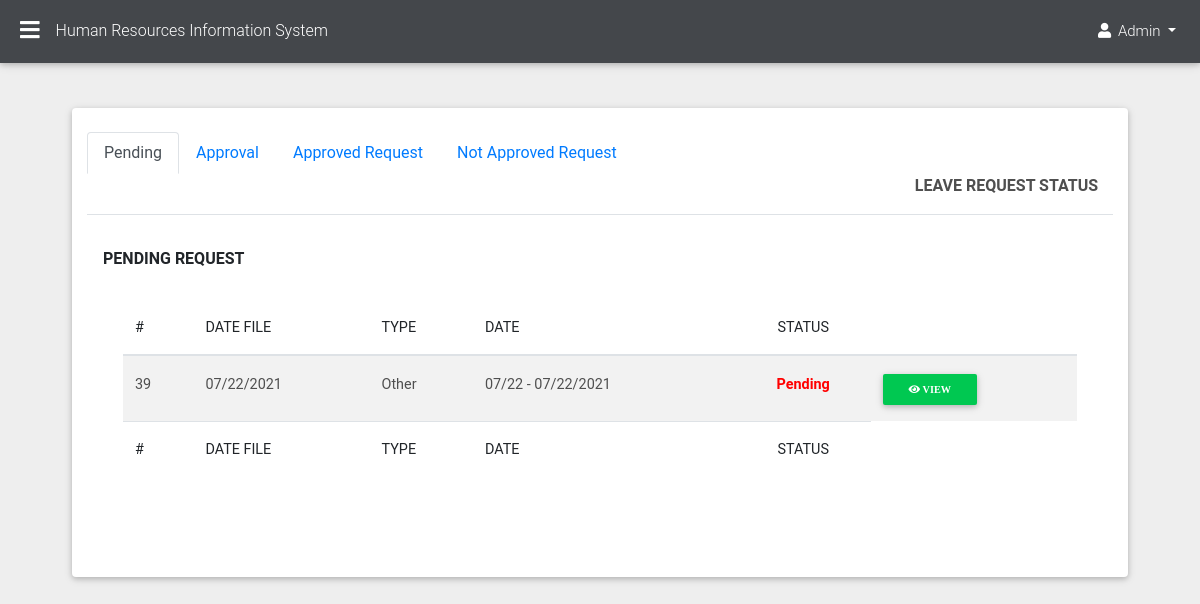
The app's page /HR-ADMIN/page/leave/leave_status.php (signed in) with its own data.
### tables this page shows
CREATE TABLE `emp_leave` (
  `leave_Id` int(11) NOT NULL,
  `leave_filling` varchar(100) NOT NULL,
  `leave_days` int(11) NOT NULL,
  `leave_type` varchar(100) NOT NULL DEFAULT ' ',
  `leave_from` varchar(100) NOT NULL DEFAULT ' ',
  `leave_to` varchar(100) NOT NULL DEFAULT ' ',
  `leave_spent` varchar(100) NOT NULL DEFAULT ' ',
  `leave_spent1` varchar(225) NOT NULL DEFAULT ' ',
  `leave_commutation` varchar(100) NOT NULL DEFAULT ' ',
  `leave_recommendation` varchar(100) NOT NULL DEFAULT ' ',
  `leave_recommendation_due` varchar(225) NOT NULL,
  `leave_status` varchar(100) NOT NULL DEFAULT ' ',
  `leave_status_due` varchar(225) NOT NULL,
  `leave_disapproved_due` varchar(225) NOT NULL,
  `month_date` varchar(225) NOT NULL,
  `date_received` varchar(225) NOT NULL,
  `account_id` int(11) NOT NULL
);

### HR-ADMIN/page/leave/leave_status.php (the view, shortened to what this page needs)
<?php
include "../sidebar1.php";
?>
<main>
<div class="card card-cascade narrower">
<div class="col-lg-12"  id="Pall">
<br>
<nav>
    <div class="nav nav-tabs" id="nav-tab" role="tablist">
        <a class="nav-link waves-light active waves-effect waves-light" id="nav-pending-tab" data-toggle="tab" href="#nav-pending" role="tab" aria-controls="nav-pending" aria-selected="true">Pending</a>
        <a class="nav-item nav-link" id="nav-dean-tab" data-toggle="tab" href="#nav-dean" role="tab" aria-controls="nav-dean" aria-selected="false">Approval</a>
        <a class="nav-item nav-link" id="nav-app-tab" data-toggle="tab" href="#nav-app" role="tab" aria-controls="nav-app" aria-selected="false">Approved Request</a>
        <a class="nav-item nav-link" id="nav-not-tab" data-toggle="tab" href="#nav-not" role="tab" aria-controls="nav-not" aria-selected="false">Not Approved Request</a>
            <div  class="col-md-12 text-right">
                <p class=" font-weight-bold dark-grey-text text-end">LEAVE REQUEST STATUS </p>
            </div>
    </div>
</nav>
<div class="tab-content" id="nav-tabContent">
<div class="tab-pane fade show active" id="nav-pending" role="tabpanel" aria-labelledby="nav-pending-tab">
  <label for="validationCustom01"><strong>PENDING REQUEST</strong></label>
    <div class="card-body">
        <div class="table-responsive">
            <table class="table table-striped  leaveSta " id="dataTable" width="100%" cellspacing="0">
                <thead>
                    <tr>
                        <th>#</th>
                        <th>DATE FILE</th>
                        <th>TYPE</th>
                        <th>DATE</th>
                        <th class="text-center">STATUS</th>
                        <th></th>
                    </tr>
                </thead>
                <tfoot>
                    <tr>
                        <th>#</th>
                        <th>DATE FILE</th>
                        <th>TYPE</th>
                        <th>DATE</th>
                        <th class="text-center" >STATUS</th>
                    </tr>
                </tfoot>
                <tbody>
                <?php
                    $conn = dbConnect();
                    $account = $conn->prepare("SELECT * FROM emp_leave AS l INNER JOIN account
                    WHERE  l.account_id = account.Id AND l.leave_recommendation ='Pending'
                     AND account.Id=$_SESSION[Id]");
                    $account->execute();
                    while($result = $account->fetch(PDO::FETCH_ASSOC)){
 if( $leave_to = $result["leave_filling"]){
                            $leave_filling1 =date("m/d/Y", strtotime($leave_to));
                            }else{
                            $leave_filling1 ='';
                            }
                            if($leave_from = $result["leave_from"]){
                            $leave_from1 =date("m/d", strtotime($leave_from));
                            } else {
                                $leave_from1 = '';
                            }
                              if($leave_from = $result["leave_to"]){
                            $leave_to1 =date("m/d/Y", strtotime($leave_from));
                            } else {
                                $leave_to1 = '';
                            }
                      echo '<tr>
                                   <td>'.$result["leave_Id"].'</td>
                                    <td>'.$leave_filling1.'</td>
                                    <td>'.$result["leave_type"].'</td>
                                    <td>'.$leave_from1.' - '.$leave_to1.'</td>
                                    <td class="text-center" style="color:red"><strong>'.$result["leave_recommendation"].'</strong></td>
                                    <td>
                                    <a href="leave_profile.php?editt='.$result["leave_Id"].'"class="btn btn-success btn-sm "><span class ="fa fa-eye"> View</a>
                                    </td>
                            </tr>';
                    }
                    ?>
                </tbody>
            </table>
            <br>
        </div>
    </div>
    <br>
</div>
</div>
</main>

### records on screen
emp_leave: leave_Id "39", leave_filling "07/22/2021", leave_type "Other", leave_from "07/22", leave_to "07/22/2021", leave_recommendation "Pending"

### other values on screen
$_SESSION['role'] "Admin"
